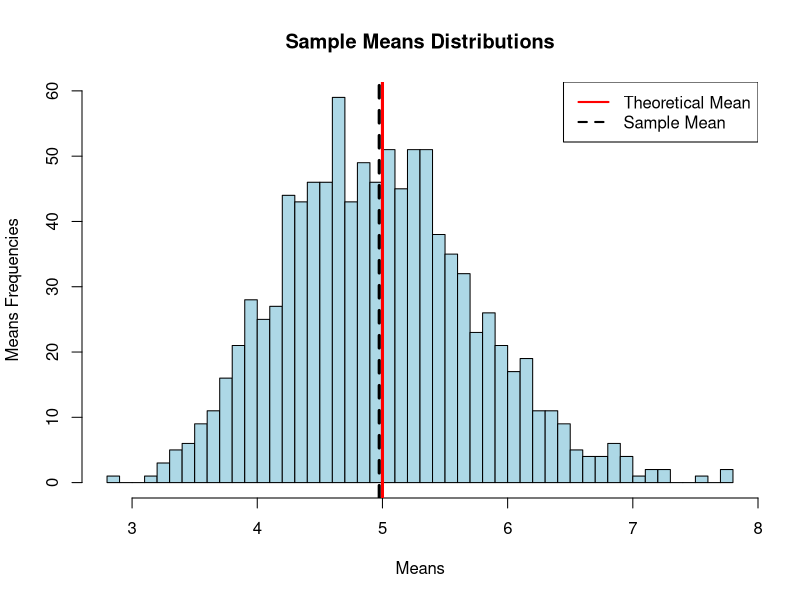
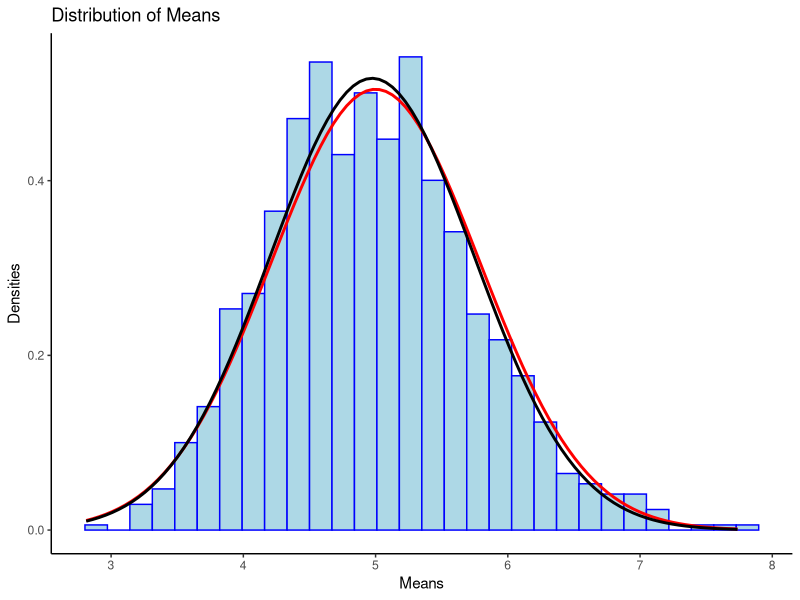

R code for these plots, in order:
## ---- chunk 1
knitr::opts_chunk$set(echo = TRUE)
## ---- chunk 2
library(ggplot2)
## ---- chunk 3
lambda <- 0.2
n <- 40
nosim <- 1000
set.seed(1234)
simData <- matrix(rexp(n*nosim, rate = lambda), nosim)
## ---- chunk 4
simMeans <- apply(simData, 1, mean) # calculate the sample rows means
sampleMean <- mean(simMeans)# calculating the overall sample Mean
theorMean <- 1/lambda # theoretical Mean
## ---- chunk 5
sampleMean # sample mean
theorMean # theoritical mean
## ---- chunk 6
hist(simMeans, breaks = 40, main = "Sample Means Distributions", xlab= "Means", ylab = "Means Frequencies", col = "lightblue")
abline(v = theorMean, lty = 1, lwd = 3, col = "red")
abline(v = sampleMean, lty= 2, lwd = 3, col = "black")
legend("topright", legend = c( "Theoretical Mean", "Sample Mean"),lty = c(1,2) , lwd = 2, col = c("red", "black"))

## ---- chunk 7
sampleVar <- var(simMeans)
theorVar <- (1/(lambda)^2/n)
## ---- chunk 8
sampleVar
theorVar
## ---- chunk 9
sampleSD <- sd(simMeans)
theorSD <- 1/(lambda*sqrt(n))
## ---- chunk 10
sampleSD
theorSD
## ---- chunk 11
data <- data.frame(simMeans)
m <- ggplot(data, aes(x=simMeans))+ 
        geom_histogram(aes(y = ..density..), colour = "blue", fill = "lightblue")+
        labs(title = "Distribution of Means", x = "Means", y = "Densities")+
        stat_function(fun = dnorm, args = list(mean = theorMean, sd = theorSD), color = "red", size = 1)+
        stat_function(fun = dnorm, args = list(mean = sampleMean, sd = sampleSD), color = "black", size = 1)+
        theme_classic()
m
## ---- chunk 12
data <- data.frame(simMeans)
m <- ggplot(data, aes(x=simMeans))+ 
        geom_histogram(aes(y = ..density..), colour = "blue", fill = "lightblue")+
        labs(title = "Distribution of Means", x = "Means", y = "Densities")+
        stat_function(fun = dnorm, args = list(mean = theorMean, sd = theorSD), 
                      color = "red", size = 1)+
        stat_function(fun = dnorm, args = list(mean = sampleMean, sd = sampleSD), 
                      color = "black", size = 1)+
        theme_classic()
